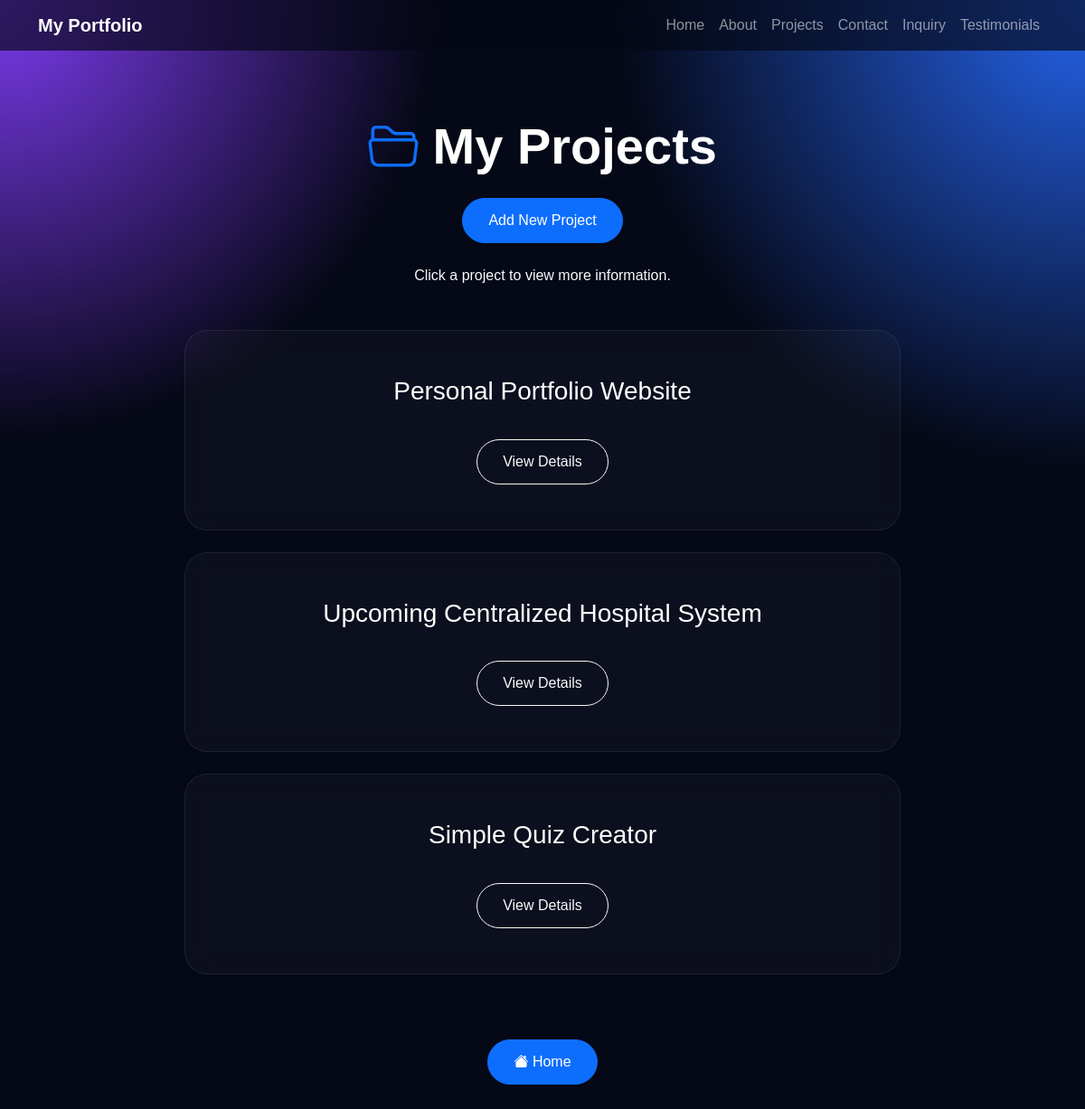
/projects/, run on the app's committed database.
### main/models.py (models this page shows, shortened)
class Project(models.Model):
    project_name = models.CharField(max_length=100)
    description = models.TextField()
    tech_stack = models.CharField(max_length=200)
    link = models.URLField(blank=True)

### main/views.py (the view)
def project_list(request):
    projects = Project.objects.all()
    return render(
        request,
        "main/project_list.html",
        {
            "projects": projects,
        }
    )

### main/templates/main/project_list.html (shortened to what this page needs)
{% extends "main/base.html" %}
{% block content %}
<section class="projects py-5">
    <div class="container">
        <div class="text-center mb-5">
        <h1 class="display-4 fw-bold">
            <i class="bi bi-folder2-open text-primary"></i>
            My Projects
        </h1>
    <a href="{% url 'add_project' %}"
       class="btn btn-primary mt-3 mb-4">
        Add New Project
    </a>
    <p class="text-light">
        Click a project to view more information.
    </p>
</div>
        </div>
        <div class="row justify-content-center">
            {% for project in projects %}
            <div class="col-lg-8 mb-4">
                <div class="project-card text-center">
                    <h3>{{ project.project_name }}</h3>
                    <a
                        href="{% url 'project_detail' project.id %}"
                        class="btn btn-outline-light mt-3">
                        View Details
                    </a>
                </div>
            </div>
            {% empty %}
            <div class="text-center">
                <h3>No projects found.</h3>
            </div>
            {% endfor %}
        </div>
            <div class="text-center mt-5">
                <a
                    href="{% url 'home' %}"
                    class="btn btn-primary">
                    <i class="bi bi-house-fill"></i>
                    Home
                </a>
            </div>
    </section>
{% endblock %}

### main/static/main/css/style.css (style rules this page uses)
html { scroll-behavior:smooth; }
body { background: radial-gradient(circle at top left,#7c3aed 0%,transparent 28%), radial-gradient(circle at top right,#2563eb 0%,transparent 30%), #050816; color:white; font-family:Arial,Helvetica,sans-serif; padding-top:80px; }
.btn { border-radius:40px; padding:12px 28px; }
.projects { padding-top:120px; padding-bottom:120px; }
.project-card { background:rgba(255,255,255,.03); border:1px solid rgba(255,255,255,.08); border-radius:25px; padding:50px; text-align:center; backdrop-filter:blur(15px); transition:.35s; }
.project-card h3 { margin-bottom:20px; }

### data on the page
Project: project_name "Personal Portfolio Website"
Project: project_name "Upcoming Centralized Hospital System"
Project: project_name "Simple Quiz Creator"
